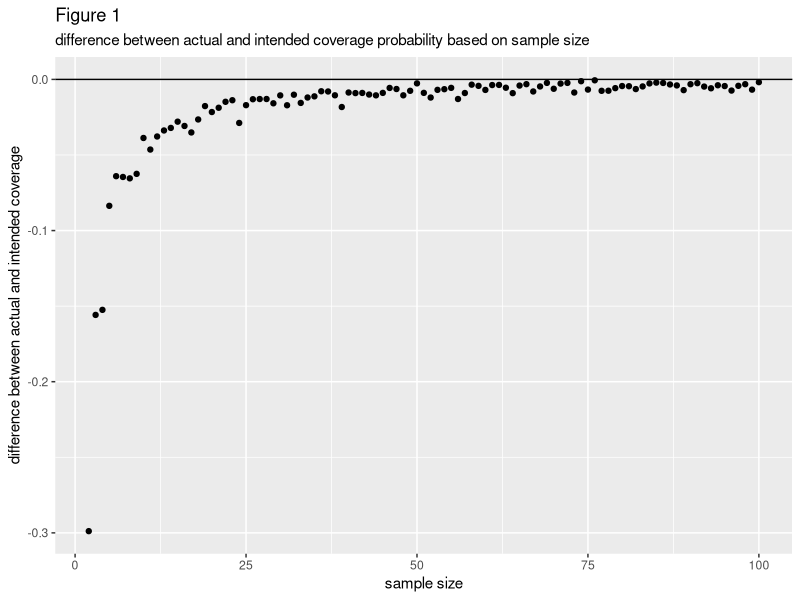
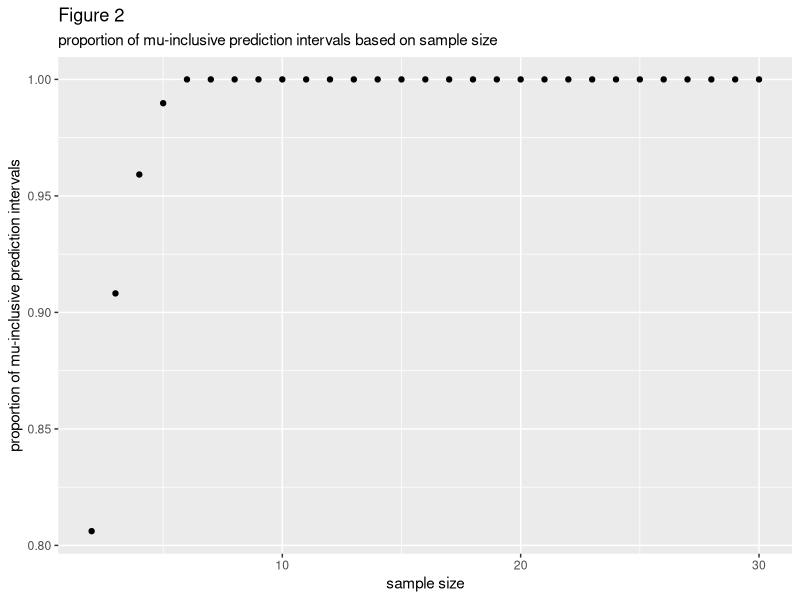
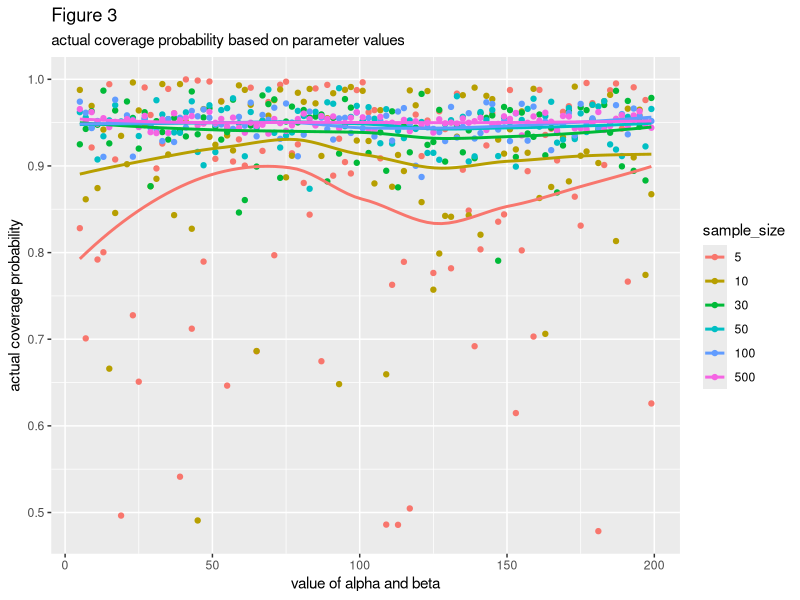

Source code (R) for these figures, in order:
## ---- chunk 1
library(tidyverse)
## ---- chunk 2
CI <- function(data, coverage_prob){ 
  #Generates a normal prediction interval with an intended coverage probability of coverage_prob based on a vector of numeric data
  
  lower_zscore <- qnorm((1-coverage_prob)/2)
  upper_zscore <- qnorm(((1-coverage_prob)/2) + coverage_prob)
  avg <- mean(data)
  stan_d <- sd(data)
  lower_bound <- avg + lower_zscore*stan_d
  upper_bound <- avg + upper_zscore*stan_d
  return(data.frame(PI_percentage = coverage_prob, lower = lower_bound, upper = upper_bound))
}

one_beta_simulation <- function(n, alpha, beta, ci_prop){
  #Assesses prediction accuracy and actual coverage probability of a normal prediction interval when used on a vector of numeric data of size n. The numeric data is generated from a beta distribution with parameters alpha and beta.
  
  cover_df <- CI(rbeta(n, alpha, beta), ci_prop)
  cover_prop <- pbeta(cover_df[1, "upper"], alpha, beta) - pbeta(cover_df[1, "lower"], alpha, beta)
  mean_in_interval <- .5 >= cover_df[1, "lower"] & .5 <= cover_df[1,"upper"]
  param_df <- data.frame(cover = cover_prop, alpha = rep(alpha, nrow(cover_df)), beta = rep(beta, nrow(cover_df)), mean_in_interval = mean_in_interval)
  df <- cbind(cover_df, param_df)
  return(df)
}

beta_sims_n <- function(n){
  #Iterates over a vector of possible alpha = beta values and applies one_beta_simulation to each possible value of alpha/beta. All simulations use data of sample size n.
  df1 <- map(parameters,\(param) one_beta_simulation(n, param, param, ci) ) %>%
  list_rbind()
  df2 <- data.frame(n = rep(n, nrow(df1)))
  df <- cbind(df2, df1)
  return(df)
}
## ---- chunk 3
parameters <- seq(5, 200, by = 2)
n <- 2:500
ci <- .95

beta_df <- map(n, \(n) beta_sims_n(n)) %>%
  list_rbind()
## ---- chunk 4
rows <- sample(1:nrow(beta_df), 10)
map(rows, \(i) beta_df[i,]) %>%
  list_rbind()
## ---- chunk 5
n_means_df <- beta_df %>%
  mutate(diff = cover - PI_percentage) %>%
  group_by(n) %>%
  summarize(mean = mean(diff), mu_in_interval = sum(mean_in_interval)/n()) %>%
  filter(n %in% 1:100)

ggplot(n_means_df, aes(x = n, y = mean)) + 
  geom_point() + 
  geom_hline(yintercept = 0, col = "black")  +
  labs(
    x = "sample size",
    y = "difference between actual and intended coverage",
    title = "Figure 1",
    subtitle = "difference between actual and intended coverage probability based on sample size",
  )
## ---- chunk 6
n_means_df <- beta_df %>%
  mutate(diff = cover - PI_percentage) %>%
  group_by(n) %>%
  summarize(mean = mean(diff), mu_in_interval = sum(mean_in_interval)/n()) %>%
  filter(n %in% 1:30)

ggplot(n_means_df, aes(x = n, y = mu_in_interval)) + 
  geom_point()  +
  labs(
    x = "sample size",
    y = "proportion of mu-inclusive prediction intervals",
    title = "Figure 2",
    subtitle = "proportion of mu-inclusive prediction intervals based on sample size"
  )
  
## ---- chunk 7
ns_of_interest <- c(5, 10, 30, 50, 100, 500)
beta_df_2 <- filter(beta_df,n %in% ns_of_interest) %>%
  mutate(sample_size = as.factor(n))
ggplot(beta_df_2, aes(x = alpha, y = cover, color = sample_size)) +
  geom_point() +
  geom_smooth(aes(line = n ), se = FALSE) +
  labs(
    x = "value of alpha and beta",
    y = "actual coverage probability",
    title = "Figure 3",
    subtitle = "actual coverage probability based on parameter values"
  )


